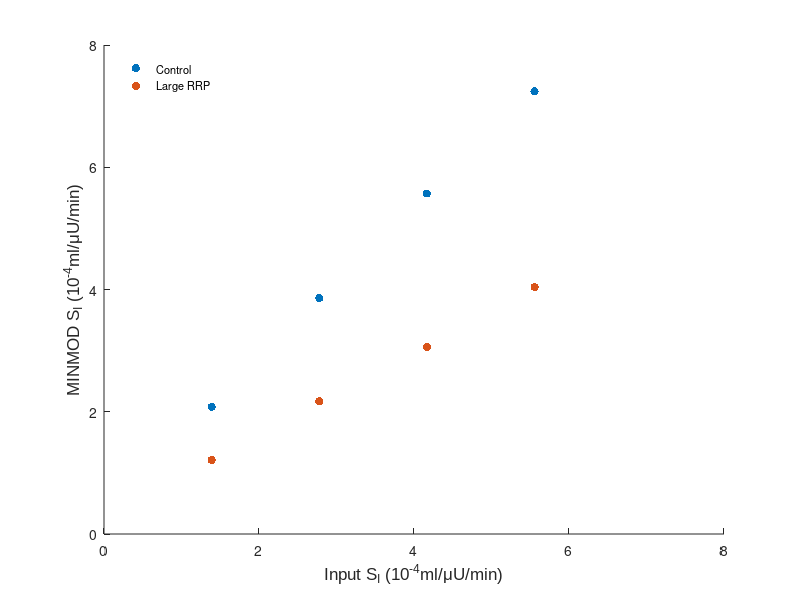

Source code (MATLAB):


%%%%% plot FIG3 from estimated MINMOD

input_si=[1.3888 2.7776 4.1664 5.5552];  % input si, si=input_si*6.944 for unit conversion
Control_MINMOD_si=[2.080 3.860 5.57 7.240];% estimated from MINMOD
Large_RRP_MINMOD_si=[1.21 2.17 3.06 4.04];% estimated from MINMOD



fs=12;
fs2=8;
fn='arial';
lw=1.5;
lw2=1.5;
lw3=0.75;
%%%%%%%%
fs10=10;
fpan=10;
t_f=60;

scatter(input_si,Control_MINMOD_si,'filled', 'k', 'linewidth',lw)
hold('on')
scatter(input_si,Large_RRP_MINMOD_si,'filled', 'r', 'linewidth',lw)

lh=legend('Control','Large RRP','location','northwest');
set(lh,'FontSize',8); 
legend('boxoff');
xlabel('Input {S_I} (10^{-4}ml/\muU/min)','fontsize', fs, 'fontname',fn);
ylabel('MINMOD {S_I} (10^{-4}ml/\muU/min)','fontsize', fs, 'fontname',fn);
axis ([0 8 0 8])












